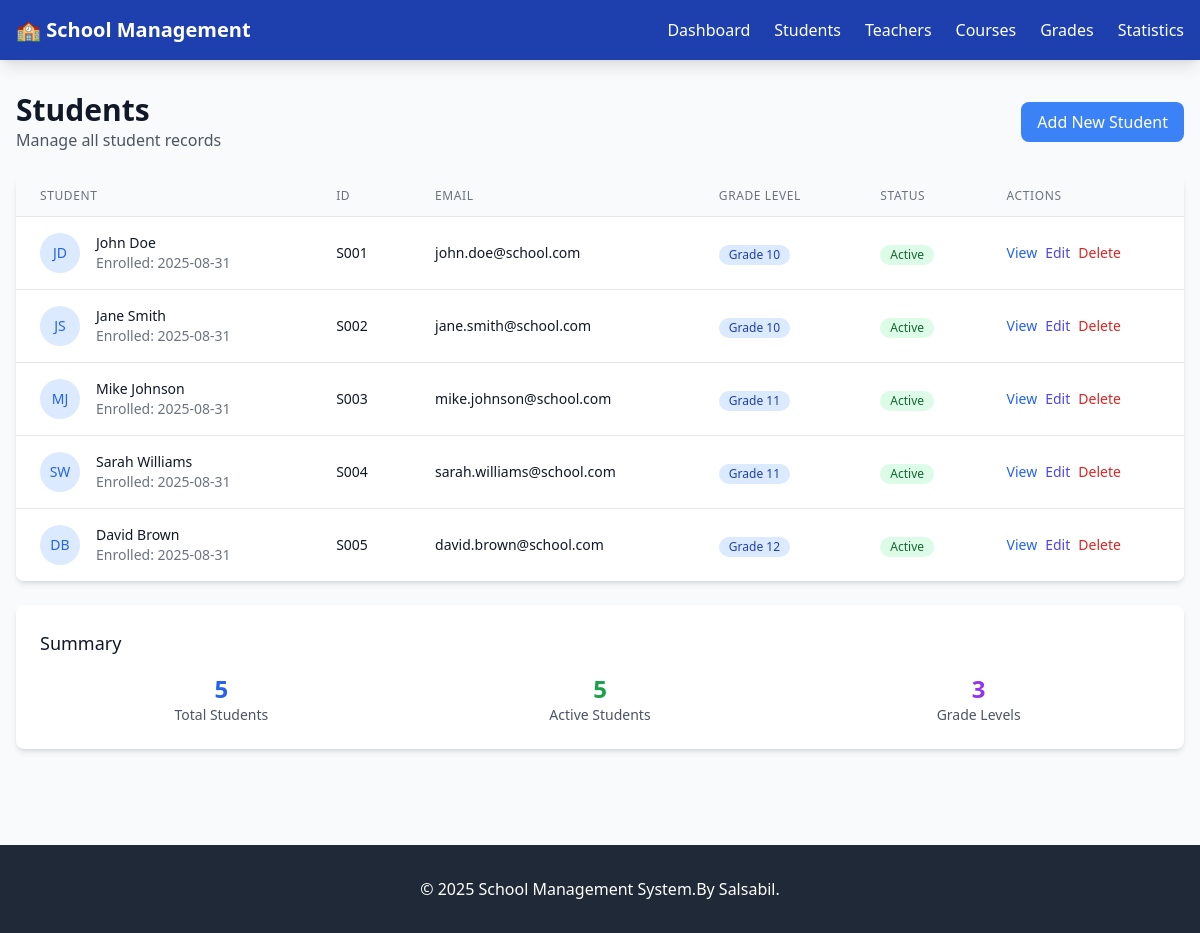
/students, run on the app's committed database.
### models/your_model.py (models this page shows, shortened)
class Student(db.Model):
    __tablename__ = 'students'
    id = db.Column(db.Integer, primary_key=True)
    student_id = db.Column(db.String(10), unique=True, nullable=False)
    first_name = db.Column(db.String(50), nullable=False)
    last_name = db.Column(db.String(50), nullable=False)
    email = db.Column(db.String(100), unique=True, nullable=False)
    date_of_birth = db.Column(db.Date)
    grade_level = db.Column(db.Integer)
    enrollment_date = db.Column(db.Date, default=datetime.utcnow().date)
    status = db.Column(db.String(20), default='active')
    enrollments = db.relationship('Enrollment', backref='student', lazy=True, cascade='all, delete-orphan')
    grades = db.relationship('Grade', backref='student', lazy=True, cascade='all, delete-orphan')
    @property
    def full_name(self):
        return f"{self.first_name} {self.last_name}"

### index.py (the view)
@app.route('/students')
def students_list():
    students = Student.query.all()
    return render_template('students/index.html', students=students)

### templates/students/index.html (shortened to what this page needs)
{% extends "base.html" %}
{% block content %}
<div class="space-y-6">
    <div class="flex justify-between items-center">
        <div>
            <h1 class="text-3xl font-bold text-gray-900">Students</h1>
            <p class="text-gray-600">Manage all student records</p>
        </div>
        <a href="{{ url_for('student_create') }}" class="bg-blue-500 hover:bg-blue-600 text-white font-medium py-2 px-4 rounded-lg transition-colors">
            Add New Student
        </a>
    </div>
    <div class="bg-white rounded-lg shadow-md overflow-hidden">
        <div class="overflow-x-auto">
            <table class="min-w-full divide-y divide-gray-200">
                <thead class="bg-gray-50">
                    <tr>
                        <th class="px-6 py-3 text-left text-xs font-medium text-gray-500 uppercase tracking-wider">Student</th>
                        <th class="px-6 py-3 text-left text-xs font-medium text-gray-500 uppercase tracking-wider">ID</th>
                        <th class="px-6 py-3 text-left text-xs font-medium text-gray-500 uppercase tracking-wider">Email</th>
                        <th class="px-6 py-3 text-left text-xs font-medium text-gray-500 uppercase tracking-wider">Grade Level</th>
                        <th class="px-6 py-3 text-left text-xs font-medium text-gray-500 uppercase tracking-wider">Status</th>
                        <th class="px-6 py-3 text-left text-xs font-medium text-gray-500 uppercase tracking-wider">Actions</th>
                    </tr>
                </thead>
                <tbody class="bg-white divide-y divide-gray-200">
                    {% for student in students %}
                    <tr class="hover:bg-gray-50">
                        <td class="px-6 py-4 whitespace-nowrap">
                            <div class="flex items-center">
                                <div class="flex-shrink-0 h-10 w-10">
                                    <div class="h-10 w-10 rounded-full bg-blue-100 flex items-center justify-center">
                                        <span class="text-blue-600 font-medium text-sm">{{ student.first_name[0] }}{{ student.last_name[0] }}</span>
                                    </div>
                                </div>
                                <div class="ml-4">
                                    <div class="text-sm font-medium text-gray-900">{{ student.full_name }}</div>
                                    <div class="text-sm text-gray-500">Enrolled: {{ student.enrollment_date.strftime('%Y-%m-%d') if student.enrollment_date else 'N/A' }}</div>
                                </div>
                            </div>
                        </td>
                        <td class="px-6 py-4 whitespace-nowrap text-sm text-gray-900">{{ student.student_id }}</td>
                        <td class="px-6 py-4 whitespace-nowrap text-sm text-gray-900">{{ student.email }}</td>
                        <td class="px-6 py-4 whitespace-nowrap">
                            <span class="inline-flex items-center px-2.5 py-0.5 rounded-full text-xs font-medium bg-blue-100 text-blue-800">
                                Grade {{ student.grade_level }}
                            </span>
                        </td>
                        <td class="px-6 py-4 whitespace-nowrap">
                            <span class="inline-flex items-center px-2.5 py-0.5 rounded-full text-xs font-medium {% if student.status == 'active' %}bg-green-100 text-green-800{% else %}bg-red-100 text-red-800{% endif %}">
                                {{ student.status|title }}
                            </span>
                        </td>
                        <td class="px-6 py-4 whitespace-nowrap text-sm font-medium">
                            <div class="flex space-x-2">
                                <a href="{{ url_for('student_details', id=student.id) }}" class="text-blue-600 hover:text-blue-900">View</a>
                                <a href="{{ url_for('student_edit', id=student.id) }}" class="text-indigo-600 hover:text-indigo-900">Edit</a>
                                <form method="POST" action="{{ url_for('student_delete', id=student.id) }}" class="inline" onsubmit="return confirm('Are you sure you want to delete this student?')">
                                    <button type="submit" class="text-red-600 hover:text-red-900">Delete</button>
                                </form>
                            </div>
                        </td>
                    </tr>
                    {% endfor %}
                </tbody>
            </table>
        </div>
    </div>
    <div class="bg-white rounded-lg shadow-md p-6">
        <h2 class="text-lg font-medium text-gray-900 mb-4">Summary</h2>
        <div class="grid grid-cols-1 md:grid-cols-3 gap-4">
            <div class="text-center">
                <p class="text-2xl font-bold text-blue-600">{{ students|length }}</p>
                <p class="text-sm text-gray-600">Total Students</p>
            </div>
            <div class="text-center">
                <p class="text-2xl font-bold text-green-600">{{ students|selectattr('status', 'equalto', 'active')|list|length }}</p>
                <p class="text-sm text-gray-600">Active Students</p>
            </div>
            <div class="text-center">
                <p class="text-2xl font-bold text-purple-600">{{ students|map(attribute='grade_level')|unique|list|length }}</p>
                <p class="text-sm text-gray-600">Grade Levels</p>
            </div>
        </div>
    </div>
</div>
{% endblock %}

### data on the page
Student: first_name "J", last_name "D", full_name "John Doe", enrollment_date "2025-08-31", student_id "S001", email "john.doe@school.com", grade_level "10", status "Active"
Student: first_name "J", last_name "S", full_name "Jane Smith", enrollment_date "2025-08-31", student_id "S002", email "jane.smith@school.com", grade_level "10", status "Active"
Student: first_name "M", last_name "J", full_name "Mike Johnson", enrollment_date "2025-08-31", student_id "S003", email "mike.johnson@school.com", grade_level "11", status "Active"
Student: first_name "S", last_name "W", full_name "Sarah Williams", enrollment_date "2025-08-31", student_id "S004", email "sarah.williams@school.com", grade_level "11", status "Active"
Student: first_name "D", last_name "B", full_name "David Brown", enrollment_date "2025-08-31", student_id "S005", email "david.brown@school.com", grade_level "12", status "Active"

### other printed values
{{ students|length }} "5"
{{ students|selectattr('status', 'equalto', 'active')|list|length }} "5"
{{ students|map(attribute='grade_level')|unique|list|length }} "3"
